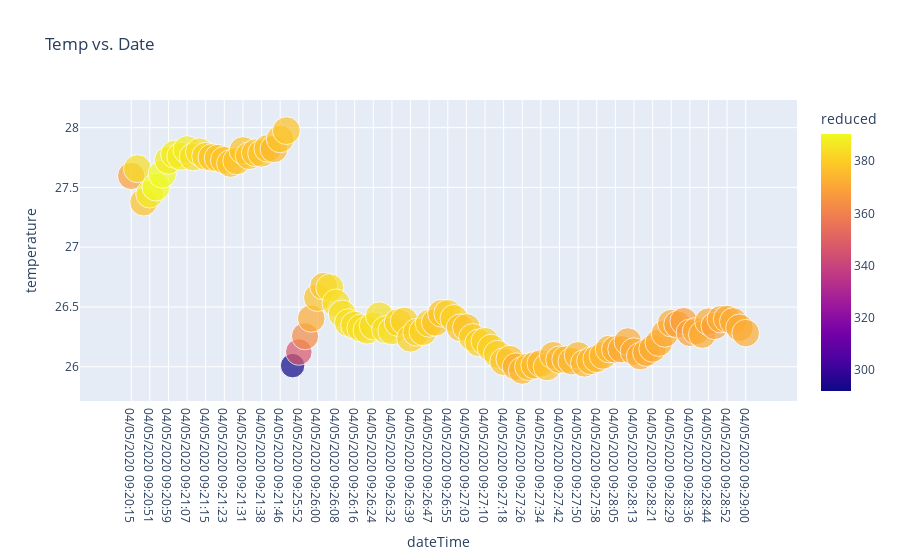

The cell this chart's notebook holds for it:
### Code cell
fig = px.scatter(df, x="dateTime", y="temperature", color="reduced", title="Temp vs. Date",
                 size='reduced', hover_data=['reduced'])
fig.show()
